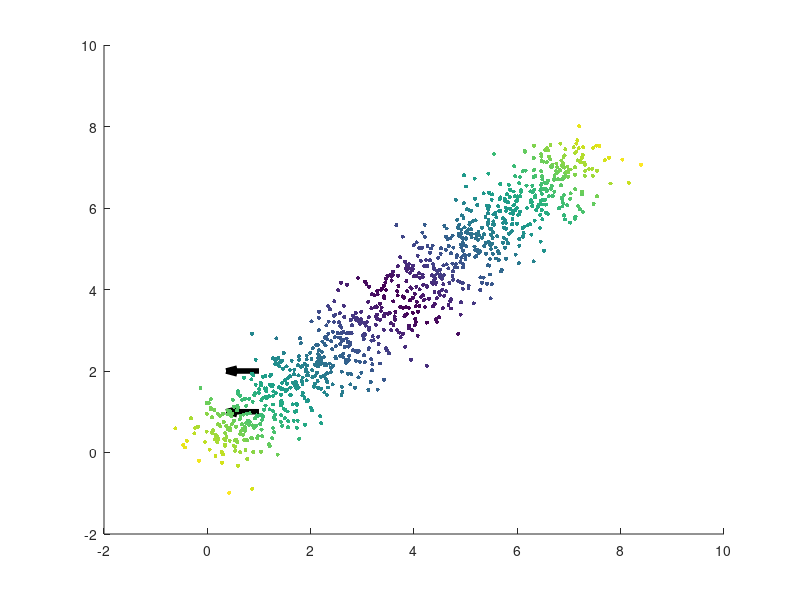

MATLAB code to generate this figure:
% Problem 5: Complete the exercise only using the core features of the MATLAB
% language (arithmetic operations, loops, array, etc.) and any of the folowing
% functions
%
%   rng         Seed random number generator
%   cos         cosine
%   sin         sine
%   rand        uniformly random points on [0,1]
%   randn       random normal mean 0 variance 1 points
%   mean        computes average or mean value
%   ones        creates a vector of ones
%   repmat      replicate and tile an array
%   inv         computes the inverse of array
%   sqrt        square root
%   svd         computes the singular value decomposition
%   figure      creates a figure
%   scatter     creates scatter plot
%   title       creates title
%   colormap    define colormap    
%   hold on     hold current graph
%   axis equal  equal aspect ratio
%   quiver      quiver plot
%   
clear all; close all; clc; 
% Seed the random number generator to you favorite integer, e.g., rng(213);

% Part A: Data Generation
m = 1000;
n = 2;
x = 10.*rand(m,1);
theta = pi/4;
X = [x.*cos(theta) x.*sin(theta)];
X = imnoise(X, 'gaussian', 0.2, 0.2);
% plot(X(:,1), X(:,2), '.', 'MarkerSize', 30);

% Part B: Mahalanobis and Principal Components
means = mean(X);
Cov = (n-1)^(-1) * X' * X;
dist2mean = zeros(m, 1);
for i = 1:m,
    tmp = X(i, :) - means;
    dist2mean(i) = (tmp * Cov * tmp').^0.5;
end
% D = (X * Cov * X').^0.5;

X_hat = X - (1/n) * ones(m, 1) * ones(1, m) * X;  % mean extraction
Cov = (n-1)^(-1) * (X_hat' * X_hat);
[U, S, V] = svd(Cov);
% obtain eigenvectors
fai1 = U(:, 1);
fai2 = U(:, 2);
% obtain eigenvalues
lambda1 = S(1, 1);
lambda2 = S(2, 2);

% Part C: Visualization
scatter(X(:, 1), X(:, 2), 9, dist2mean, 'filled');
hold on;
quiver(lambda1^0.5 * fai1, lambda2^0.5 * fai2, 'k', 'LineWidth', 4);
print('mahal_pca_illustration', '-dpng');